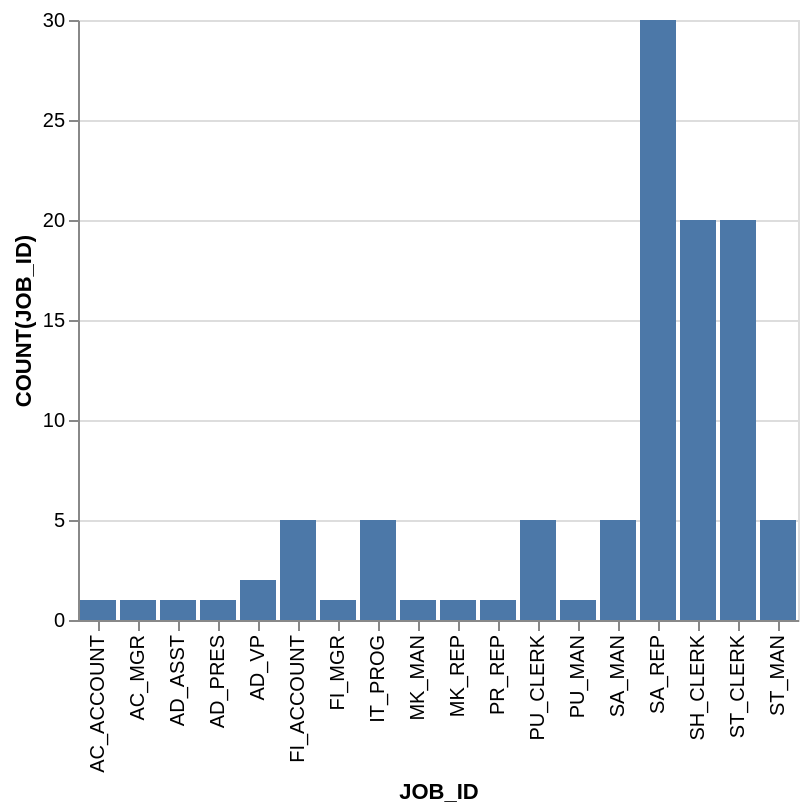

Express this chart as Vega-Lite.
### Vega-Lite specification from a JSON file in a GitHub repository (floating-point values rounded to 4 significant figures)
{"data": {"values": [{"x_data": "AC_ACCOUNT", "y_data": 1}, {"x_data": "AC_MGR", "y_data": 1}, {"x_data": "AD_ASST", "y_data": 1}, {"x_data": "AD_PRES", "y_data": 1}, {"x_data": "AD_VP", "y_data": 2}, {"x_data": "FI_ACCOUNT", "y_data": 5}, {"x_data": "FI_MGR", "y_data": 1}, {"x_data": "IT_PROG", "y_data": 5}, {"x_data": "MK_MAN", "y_data": 1}, {"x_data": "MK_REP", "y_data": 1}, {"x_data": "PR_REP", "y_data": 1}, {"x_data": "PU_CLERK", "y_data": 5}, {"x_data": "PU_MAN", "y_data": 1}, {"x_data": "SA_MAN", "y_data": 5}, {"x_data": "SA_REP", "y_data": 30}, {"x_data": "SH_CLERK", "y_data": 20}, {"x_data": "ST_CLERK", "y_data": 20}, {"x_data": "ST_MAN", "y_data": 5}]}, "mark": "bar", "encoding": {"x": {"field": "x_data", "type": "nominal", "title": "JOB_ID", "sort": "ascending"}, "y": {"field": "y_data", "type": "quantitative", "title": "COUNT(JOB_ID)"}}}
